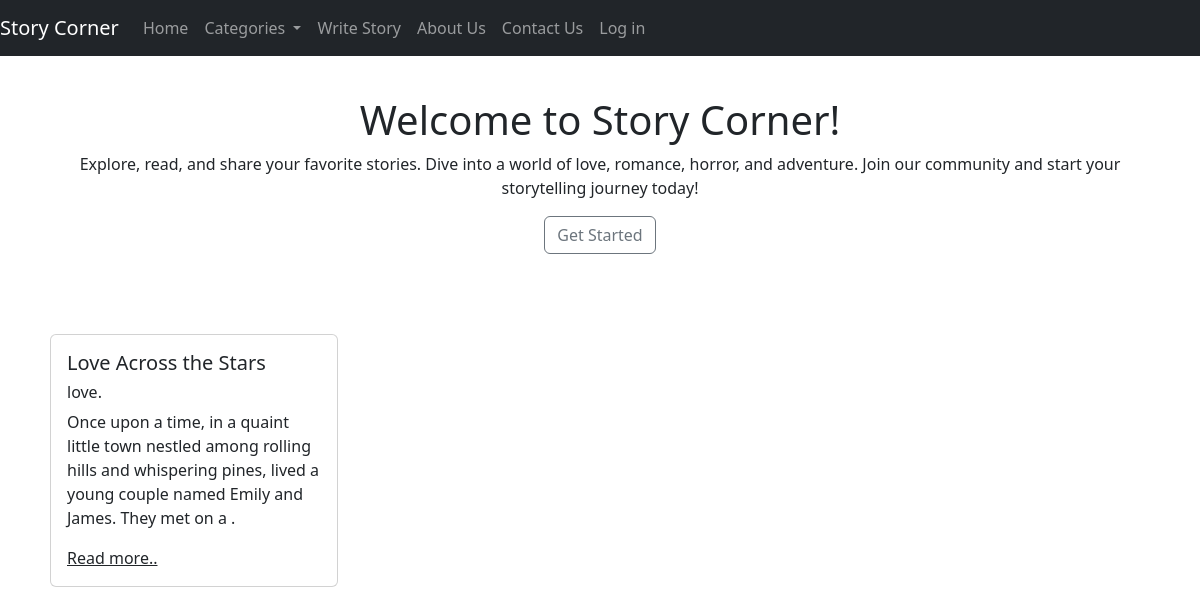
Before: / with the older database file.
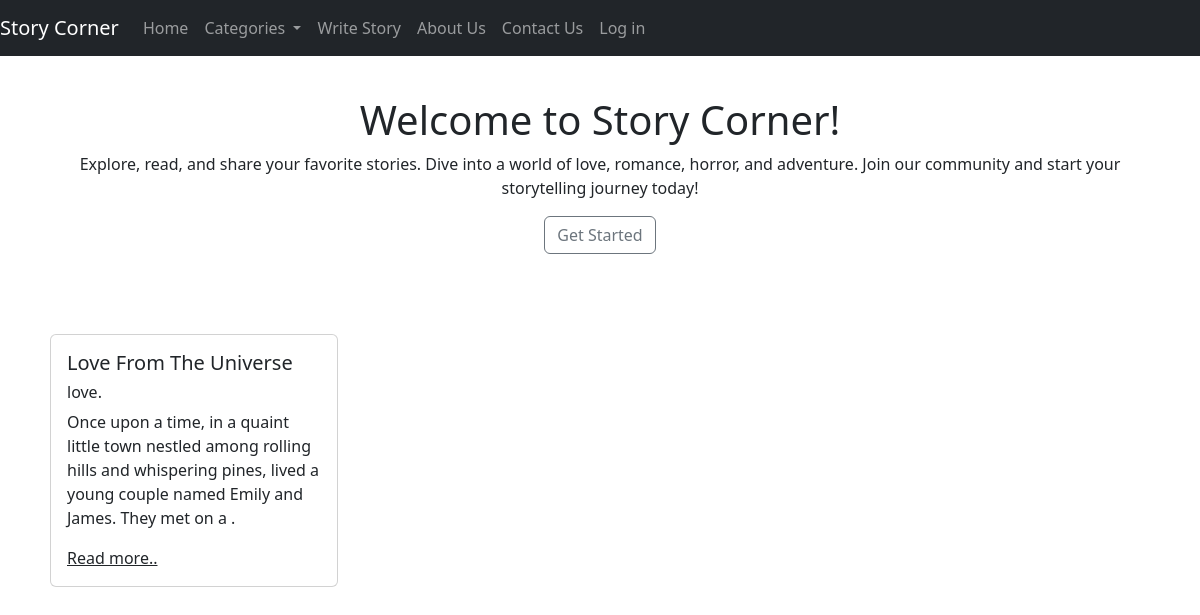
After: the same page with the newer database file.
### models.py (models this page shows, shortened)
class Story(db.Model):
    __tablename__ = 'stories'
    id = db.Column(db.Integer, primary_key=True)
    title = db.Column(db.String(200), nullable=False)
    content = db.Column(db.Text, nullable=False)
    category = db.Column(db.String(50), nullable=False)
    user_id = db.Column(db.Integer, db.ForeignKey('users.id'), nullable=False)
    is_deleted = db.Column(db.Boolean(), nullable=False, default=False)
    updated_at = db.Column(db.DateTime(), nullable=False, default=db.func.now())
    created_at = db.Column(db.DateTime(), nullable=False, default=db.func.now())

### app.py (the view)
@app.route('/')
def index():
    stories = Story.query.all()
    return render_template('index.html',stories=stories)

### templates/index.html (shortened to what this page needs)
{% extends 'base.html' %}
{% block content %}
<div class="welcome-section mt-5 pt-5">
    <div class="container text-center ">
        <h1>Welcome to Story Corner!</h1>
        <p>Explore, read, and share your favorite stories. Dive into a world of love, romance, horror, and adventure. Join our community and start your storytelling journey today!</p>
        <a href="#" class="btn btn-outline-secondary">Get Started</a>
    </div>
</div>
<div class="container mt-5 pt-4">
    <div class="d-flex flex-row">
        {%for story in stories%}
          <div class="p-2">
            <div class="card" style="width: 18rem;">
          <div class="card-body">
            <h5 class="card-title">{{story.title}}</h5>
            <h6 class="card-text">{{story.category}}.</h6>
            <p class="card-text">{{story.content[:150]}}.</p>
            <a href="{{url_for('view_story', story_id=story.id)}}" class="text-dark">Read more..</a><br>
          </div>
        </div>
          </div>
        {% endfor %}
</div>
{% endblock %}

### templates/base.html (shortened to what this page needs)
<!DOCTYPE html>
<html lang="en">
<head>
    <link href="https://cdn.jsdelivr.net/npm/bootstrap@5.3.3/dist/css/bootstrap.min.css" rel="stylesheet">
</head>
<body>
    <nav class="navbar navbar-expand-lg navbar-dark bg-dark fixed-top">
        <a class="navbar-brand" href="{{url_for('index')}}">Story Corner</a>
        <div class="collapse navbar-collapse" id="navbarNav">
            <ul class="navbar-nav">
                <li class="nav-item active">
                    <a class="nav-link" href="{{url_for('index')}}">Home</a>
                </li>
                <li class="nav-item dropdown">
                    <a class="nav-link dropdown-toggle" href="#" id="navbarDropdown" role="button" data-toggle="dropdown" aria-haspopup="true" aria-expanded="false">
                        Categories
                    </a>
                </li>
                <li class="nav-item">
                    <a class="nav-link" href="{{url_for('write_story')}}">Write Story</a>
                </li>
                <li class="nav-item">
                    <a class="nav-link" href="{{url_for('about')}}">About Us</a>
                </li>
                <li class="nav-item">
                    <a class="nav-link" href="{{url_for('contact')}}">Contact Us</a>
                </li>
                <li class="nav-item">
                  <a class="nav-link" href="{{url_for('login')}}">Log in</a>
              </li>
            </ul>
        </div>
    </nav>
    {% block content %}{% endblock %}
</body>
</html>

Changed rows visible on the page:
changed Story "love": title "Love Across the Stars" → "Love From The Universe"
